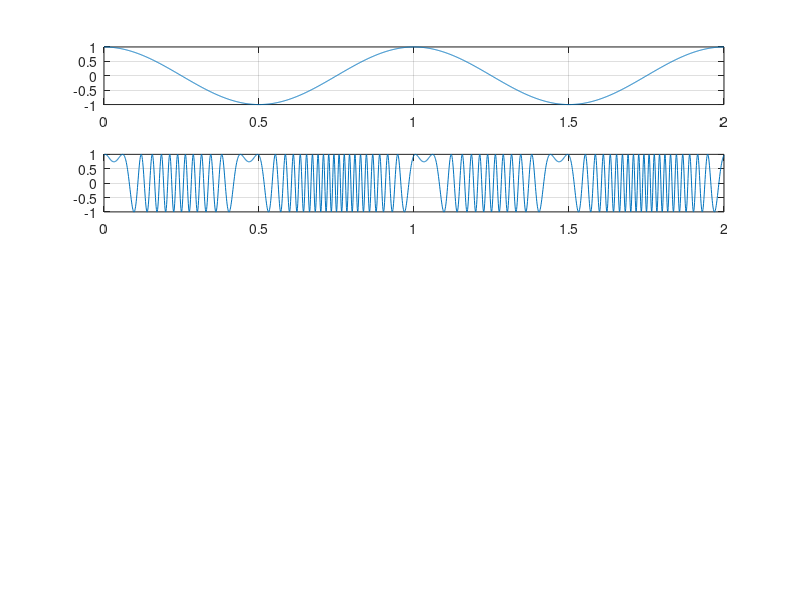

This chart was generated by the following MATLAB code:
clc;
clear all;
close all;
fc=10;
fm=1;
ts=(1/(100*fc));
fs=(1/ts);
t=0:ts:2;
B=50;
m=cos(2*pi*fm*t);
subplot(5,1,1);
plot(t,m);
grid on;
%modulation
c=cos(2*pi*fc*t);
y=cos(2*pi*fc.*t+B*cos(2*pi*fm.*t));
subplot(5,1,2);
plot(t,y);
grid on;